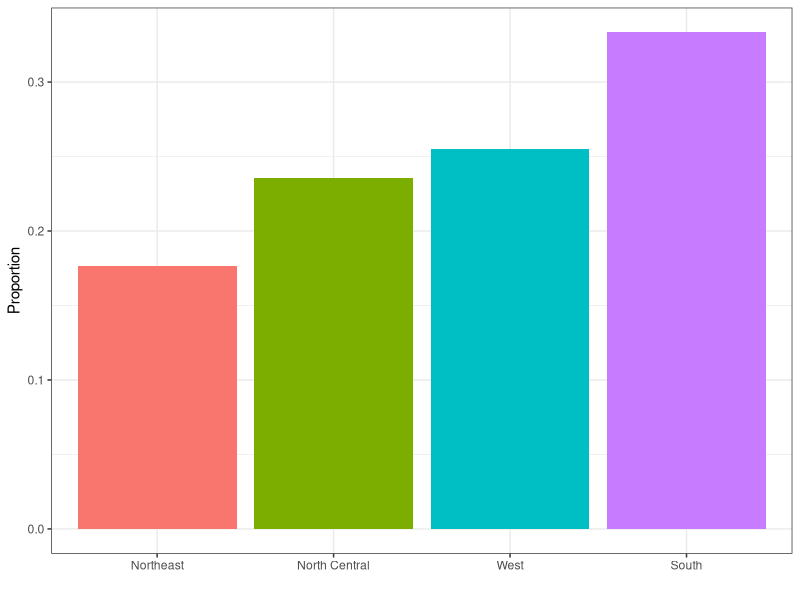
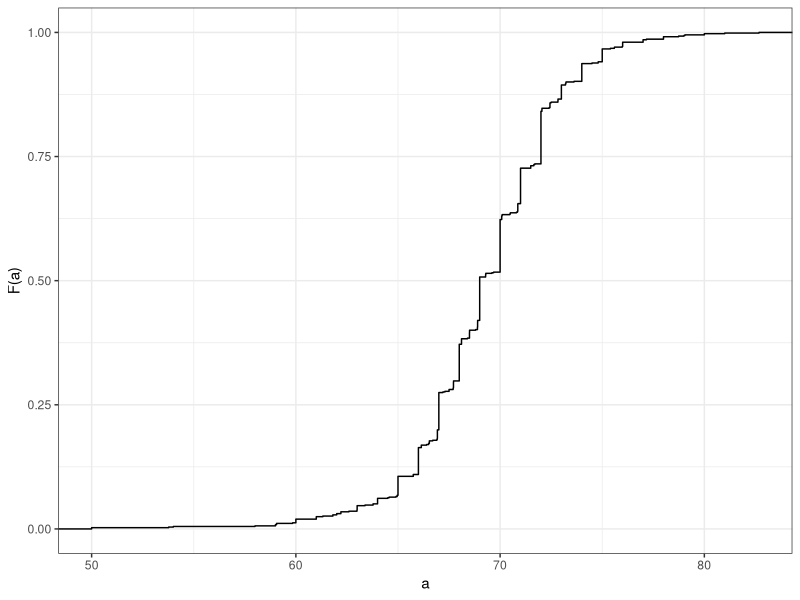
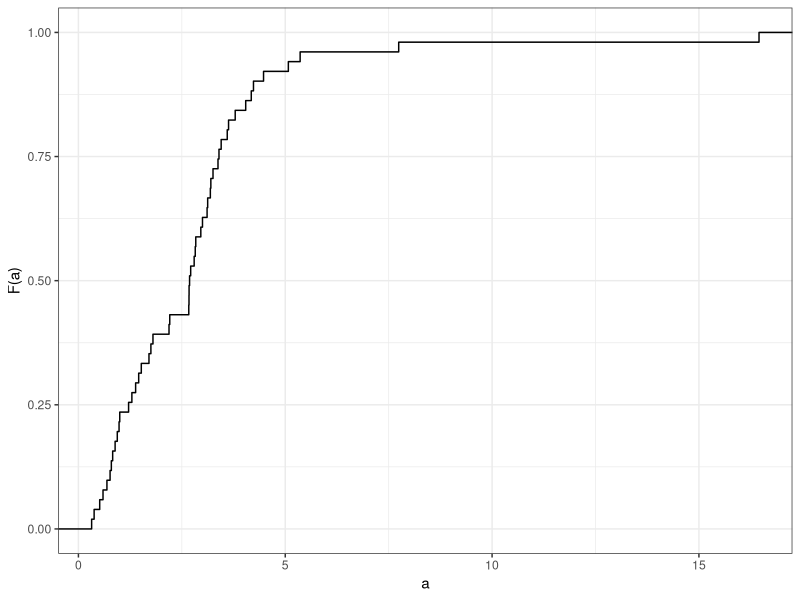
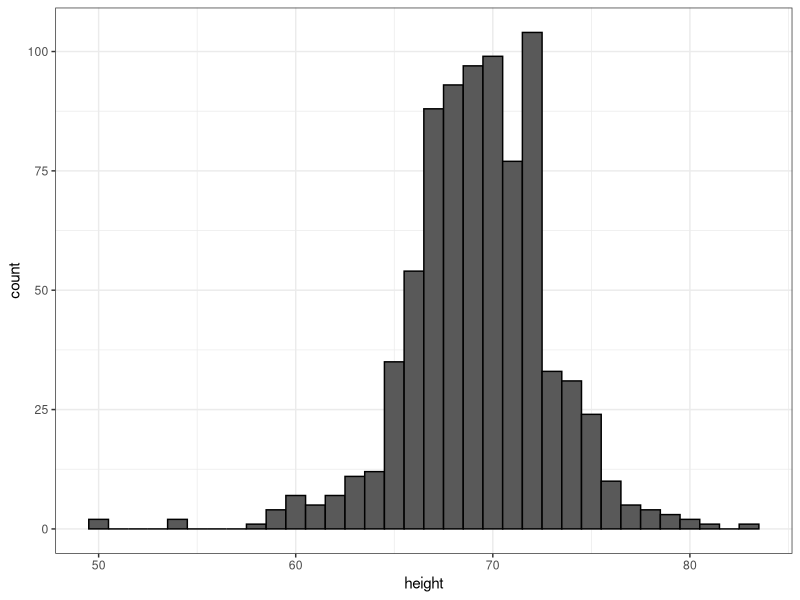
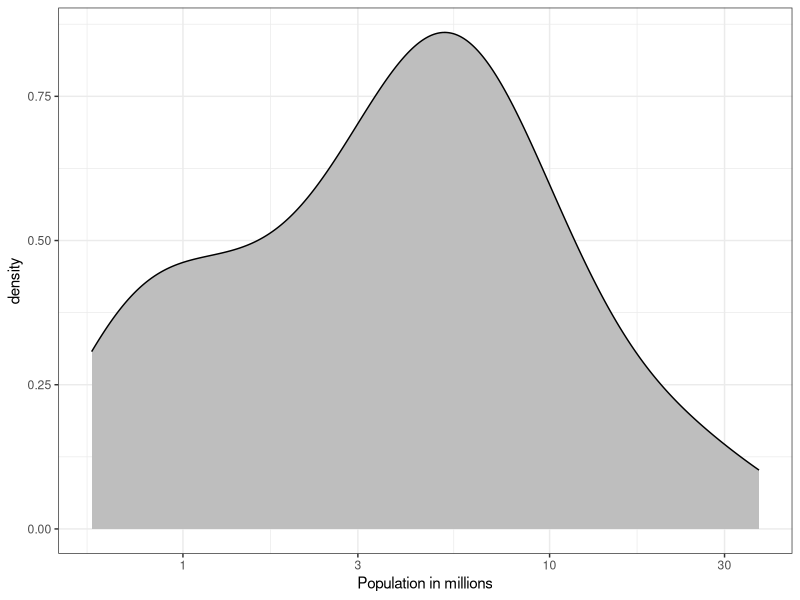
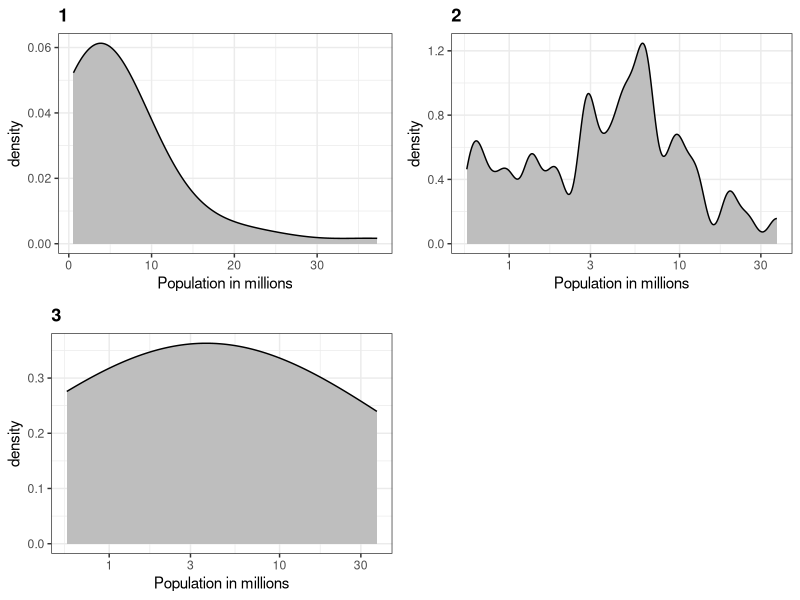

Write R code to recreate these figures, in order. (Note: this script raises an error after producing the figures.)
## ---- chunk 1
library(ggplot2)
library(tidyverse)
library(dslabs)
ds_theme_set()
data(murders)
murders |> group_by(region) |>
  summarize(n = n()) |>
  mutate(Proportion = n/sum(n), 
         region = reorder(region, Proportion)) |>
  ggplot(aes(x=region, y=Proportion, fill=region)) + 
  geom_bar(stat = "identity", show.legend = FALSE) + 
  xlab("")
## ---- chunk 2
heights |> filter(sex == "Male") |> ggplot(aes(height)) + 
  stat_ecdf() +
  ylab("F(a)") + xlab("a")
## ---- chunk 3
murders |> mutate(murder_rate = total/population * 10^5) |>
  ggplot(aes(murder_rate)) + 
  stat_ecdf() +
  ylab("F(a)") + xlab("a")


#using this code we see the right answer is 1
murders |> mutate(murder_rate = total/population * 10^5) |> arrange(-murder_rate)
## ---- chunk 4
heights |> 
  filter(sex == "Male") |> 
  ggplot(aes(height)) + 
  geom_histogram(binwidth = 1, color = "black")
## ---- chunk 5
murders |> ggplot(aes(x=population/10^6)) + 
  geom_density(fill = "grey") + 
  scale_x_log10() +
  xlab("Population in millions")
## ---- chunk 6
library(gridExtra)
p1 <- murders |> ggplot(aes(x=population/10^6)) + 
  geom_density(fill = "grey", bw = 5) + xlab("Population in millions") + ggtitle("1")
p2 <- murders |> ggplot(aes(x=population/10^6)) + 
  geom_density(fill = "grey", bw = .05) + scale_x_log10() + xlab("Population in millions") + ggtitle("2")
p3 <- murders |> ggplot(aes(x=population/10^6)) + 
  geom_density(fill = "grey", bw = 1) + scale_x_log10() + xlab("Population in millions") + ggtitle("3")
grid.arrange(p1,p2,p3,ncol=2)
## ---- chunk 7
#maddy answer
df <- data.frame("female_percentiles" = quantile(female, probs = c(0.1,0.3,0.5,0.7,0.9)) , "male_percentiles" = quantile(male, probs = c(0.1,0.3,0.5,0.7,0.9)))
## ---- chunk 8
library(tidyverse)
library(dslabs)
ds_theme_set()
data(gapminder)
tab <- gapminder |> filter(year == 2010) |> group_by(continent) |> select(continent, population)  
tab |> ggplot(aes(x=continent, y=population/10^6)) + 
  geom_boxplot() + 
  scale_y_continuous(trans = "log10", breaks = c(1,10,100,1000)) + ylab("Population in millions")
## ---- chunk 9
#maddy answer
mean(x<=72) - mean(x<=69)
#so 0.334 of the data is between these two values
## ---- chunk 10
#Maddy answers
mu <- mean(x)
sd <- sd(x)
mu
sd
pnorm(72, mu,sd) - pnorm(69, mu, sd)
## ---- chunk 11
#Maddy answers
#actual
actual <- mean(x<=81) - mean(x<=79)
#approximated answer
approx <- pnorm(81,mu,sd)-pnorm(79,mu,sd)

actual/approx
#1.61 times bigger
## ---- chunk 12
#Maddy answer
#inches in 7 feet is 7x12 = 84
seven_footers <- 1-pnorm(84, 69, 3)
#answer is 2.87e-7; very small!
## ---- chunk 13
#maddy answers
seven_footers * 1e9
#287
## ---- chunk 14
#maddy answer
10/287
## ---- chunk 15
#Maddy answer
#inches in 6ft8 = 6*12 + 8  = 80 inches
lebrons <- 1-pnorm(80, 69, 3)
total_lebrons <- lebrons * 1e9
150/total_lebrons
